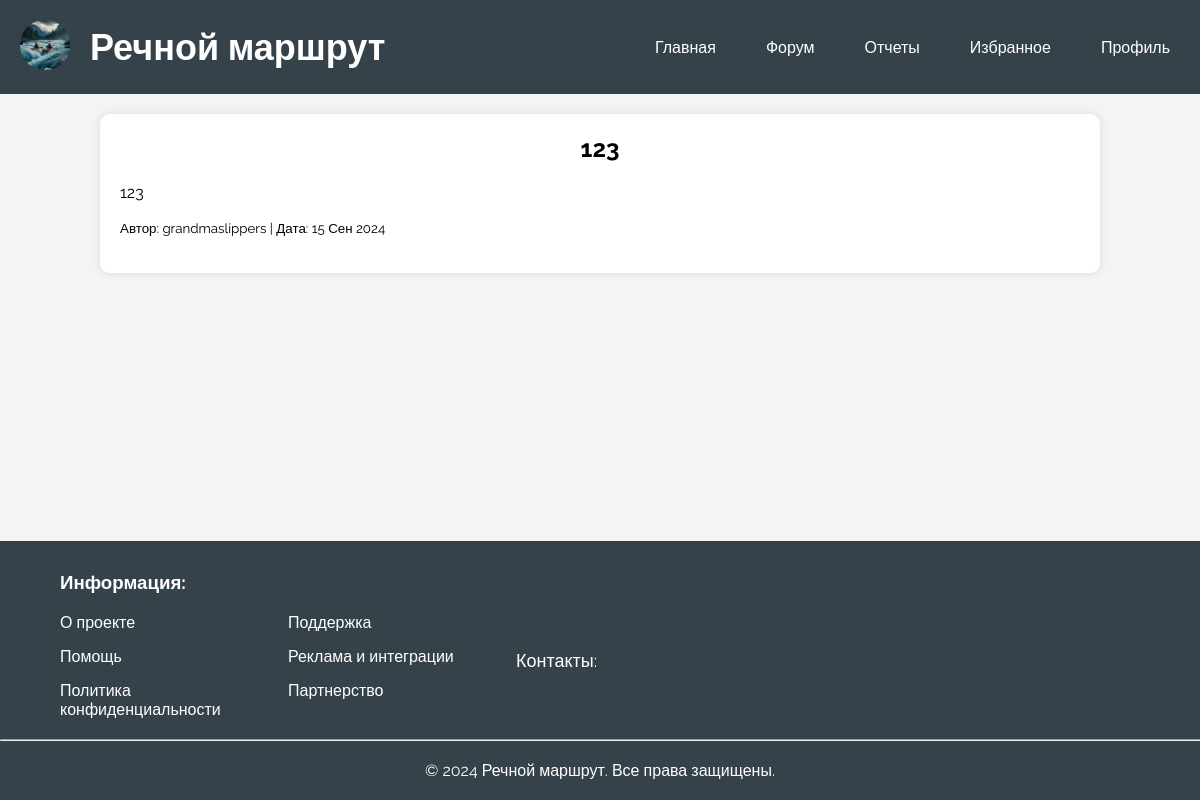
The page /forum/topic_id_4/ (signed in) on the database its author committed.
### main/models.py (models this page shows)
class Topic(models.Model):
    title = models.CharField(max_length=50, verbose_name='Название темы')
    content = models.TextField(verbose_name='Содержание')
    created_at = models.DateTimeField(auto_now_add=True, verbose_name='Дата создания')
    author = models.ForeignKey(User, on_delete=models.CASCADE, verbose_name='Автор')
    views = models.PositiveIntegerField(default=0, verbose_name='Количество просмотров')  # Счетчик просмотров

### main/views.py (the view)
# urls.py: path('forum/topic_id_<int:topic_id>/', views.topic_detail, name='topic_detail'),
def topic_detail(request, topic_id):
    topic = get_object_or_404(Topic, id=topic_id)
    topic.views += 1
    topic.save(update_fields=['views'])
    return render(request, 'topic_detail.html', {'topic': topic})

### main/templates/topic_detail.html (shortened to what this page needs)
{% load static %}
<!DOCTYPE html>
<html lang="ru">
<head>
    <link rel="stylesheet" href="{% static 'css/styles.css' %}">
</head>
<body>
    <div class="wrapper">
        <header>
            <div class="header-container">
                <div class="logo-title">
                    <a href="{% url 'index' %}">
                        <img src="{% static 'images/avatar_curc.jpeg' %}" alt="Логотип сайта" class="logo">
                    </a>
                    <h1>Речной маршрут</h1>
                </div>
                <nav>
                    <ul class="menu">
                        <li><a href="{% url 'index' %}">Главная</a></li>
                        <li><a href="{% url 'forum' %}">Форум</a></li>
                        <li><a href="{% url 'report' %}">Отчеты</a></li>
                        <li><a href="{% url 'favourites' %}">Избранное</a></li>
                        {% if user.is_authenticated %}
                            <li><a href="{% url 'profile' user.username %}">Профиль</a></li>
                        {% else %}
                            <li><a href="{% url 'login' %}">Вход</a></li>
                        {% endif %}
                    </ul>
                </nav>
            </div>
        </header>
        <section class="content">
            <h2> {{ topic.title }} </h2>
            <p>{{ topic.content }}</p>
            <p><small>Автор: {{ topic.author.username }} | Дата: {{ topic.created_at|date:"d M Y" }}</small></p>
        </section>
    </div>
    <footer>
        <h3>Информация:</h3>
        <div class="footer-main">
            <div id="footer-links" class="footer-links-1">
                <a href="#">О проекте</a>
                <a href="#">Помощь</a>
                <a href="#">Политика конфиденциальности</a>
            </div>
            <div id="footer-links" class="footer-links-2">
                <a href="#">Поддержка</a>
                <a href="#">Реклама и интеграции</a>
                <a href="#">Партнерство</a>
            </div>
            <div class="subscribe">
                <span>Контакты:</span>
            </div>
        </div>
        <hr class="footer-line">
        <p>&copy; 2024 Речной маршрут. Все права защищены.</p>
    </footer>
</body>
</html>

### main/static/css/styles.css (style rules this page uses)
body { font-family: "Raleway", sans-serif; margin: 0; padding: 0; background-color: #f4f4f4; display: flex; flex-direction: column; min-height: 100vh; overflow-x: hidden; }
.wrapper { flex: 1; }
.header, .content, .footer { width: 80%; margin: 0 auto; padding: 20px; margin-bottom: 20px; }
.content, .sign input { border-radius: 10px; }
h2, .sign p { text-align: center; }
header { background-color: #35424a; color: white; padding: 20px 0; display: flex; justify-content: space-between; align-items: center; }
.header-container { display: flex; justify-content: space-between; align-items: center; width: 100%; }
.logo-title { display: flex; align-items: center; }
header .logo { max-width: 50px; height: auto; margin-right: 20px; margin-left: 20px; }
header h1 { margin: 0; }
h1 { font-size: 36px; }
.menu { list-style: none; padding: 0; display: flex; gap: 10px; margin-right: 10px; }
.menu li { display: inline; }
.menu li a { color: white; text-decoration: none; padding: 10px 20px; background-color: #35424a; border-radius: 5px; }
.content { background-color: white; padding: 20px; margin-top: 20px; box-shadow: 0 0 10px rgba(0, 0, 0, 0.1); }
h2 { margin-top: 0; }
footer { background-color: #35424a; color: white; width: 100%; }
footer p { margin: 20px; }
.footer-main { margin-top: 15px; margin-left: 60px; display: flex; justify-content: space-between; }
#footer-links { display: flex; flex-direction: column; align-items: flex-start; gap: 15px; margin-bottom: 0; width: 20%; }
footer h3 { margin-top: 30px; margin-left: 60px; }
footer p { text-align: center; }
#footer-links a { color: white; text-decoration: none; }
.subscribe { display: flex; align-items: center; gap: 10px; margin-bottom: 10px; margin-right: auto; text-align: right; font-size: 18px; }
.footer-line { width: 100%; height: 0.5px; background-color: wheat; margin: 20px 0; }

### rows shown on the page
Topic: title "123", content "123", author.username "grandmaslippers", created_at "15 Сен 2024"
